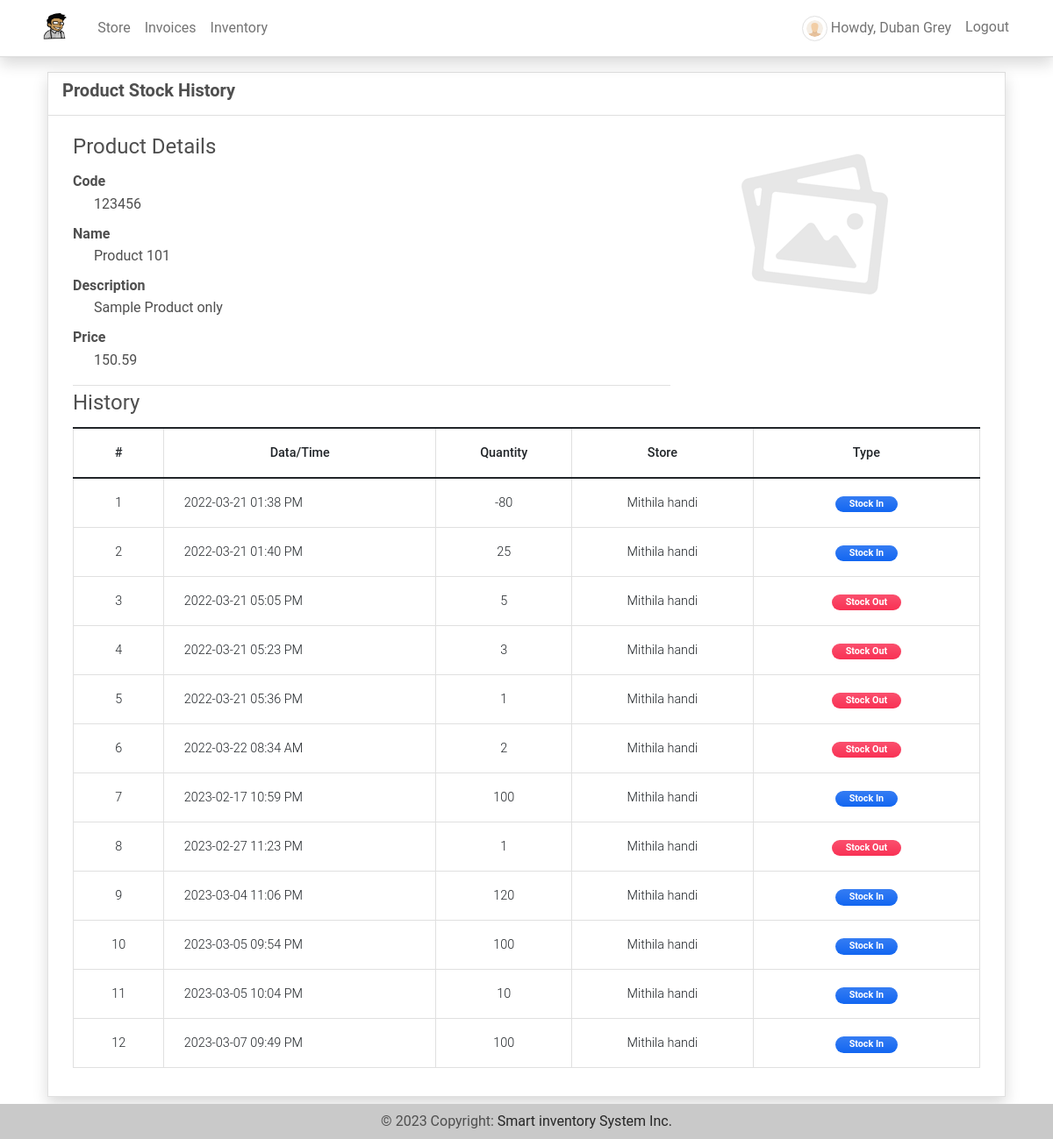
Screenshot of /inventory/1 (signed in) with the database file from the repository.
### imsApp/models.py (models this page shows, shortened)
class Product(models.Model):
    code=models.CharField(max_length=100,blank=True, null=True)
    name=models.CharField(max_length=250,blank=True, null=True)
    description = models.TextField()
    price = models.FloatField(default=0)
    status = models.CharField(max_length=2, choices=(('1','Active'),('2','Inactive')), default=1)
    image = models.ImageField(upload_to='uploads/products/',default='default_product_image.png',blank=True, null=True)
    date_created = models.DateTimeField(default=timezone.now)
    date_updated = models.DateTimeField(auto_now=True)
    def __str__(self):
        return self.code + ' - ' + self.name

class Stock(models.Model):
    product = models.ForeignKey(Product, on_delete=models.CASCADE)
    quantity = models.FloatField(default=0)
    store = models.ForeignKey(Store,on_delete=models.CASCADE,default=1)
    type = models.CharField(max_length=2,choices=(('1','Stock-in'),('2','Stock-Out')), default = 1)
    date_created = models.DateTimeField(default=timezone.now)
    date_updated = models.DateTimeField(auto_now=True)

class Store(models.Model):
    name = models.CharField(max_length=250)
    address = models.TextField()
    category = models.ForeignKey(Category, on_delete=models.CASCADE)
    products = models.ManyToManyField(Product, through='StoreProduct')
    date_created = models.DateTimeField(default=timezone.now)
    date_updated = models.DateTimeField(auto_now=True)
    owner = models.OneToOneField(User, default=1,on_delete=models.CASCADE ,blank=True, null=True)
    def __str__(self):
        return self.name

### imsApp/views.py (the view)
# urls.py: path('inventory/<int:pk>',views.inv_history,name='inventory-history-page'),
@login_required
def inv_history(request, pk= None):
    context['page_title'] = 'Inventory History'
    if pk is None:
        messages.error(request, "Product ID is not recognized")
        return redirect('inventory-page')
    else:
        if request.user.is_superuser:
            product = Product.objects.get(id = pk)
            stocks = Stock.objects.filter(product = product).all()
            context['product'] = product
            context['stocks'] = stocks
        else:
            product = Product.objects.get(id = pk)
            store = Store.objects.get(owner=request.user)
            stocks = Stock.objects.filter(product = product,store=store ).all()
            context['product'] = product
            context['stocks'] = stocks
            context['isuser'] = True
        return render(request, 'inventory-history.html', context )

### imsApp/templates/inventory-history.html (shortened to what this page needs)
{% extends 'base.html' %} {% load humanize %} {% block pageContent %}
<div class="container pt-3">
    <div class="card card-default border shadow rounded-0">
        <div class="card-header">
            <div class="w-100 d-flex justify-content-between">
                <h5 class="fw-bolder card-title">Product Stock History</h5>
            </div>
        </div>
        <div class="card-body">
            <div class="container-fluid">
                <div class="row">
                    <div class="col-lg-8 col-md-8">
                        <fieldset class="border-bottom">
                            <legend>Product Details</legend>
                            <dl>
                                <dt class="tex-muted">Code</dt>
                                <dd class="ps-4">{{ product.code }}</dd>
                                <dt class="tex-muted">Name</dt>
                                <dd class="ps-4">{{ product.name }}</dd>
                                <dt class="tex-muted">Description</dt>
                                <dd class="ps-4">{{ product.description }}</dd>
                                <dt class="tex-muted">Price</dt>
                                <dd class="ps-4">{{ product.price|intcomma }}</dd>
                            </dl>
                        </fieldset>
                    </div>
                    <div class="col-lg-4 col-md-4">
                        <img class="img img-fluid img-rounded" src="{{ product.image.url }}" alt="{{ product.name }}">
                    </div>
                </div>
                <fieldset>
                    <legend>History</legend>
                    <table class="table table-bordered" id="stock-tbl">
                        <colgroup>
                            {% if not isuser %}
                            <col width="5%">
                            <col width="20%">
                            <col width="10%">
                            <col width="20%">
                            <col width="15%">
                            <col width="20%">
                            {% else %}
                            <col width="10%">
                            <col width="30%">
                            <col width="15%">
                            <col width="20%">
                            <col width="25%">
                            {% endif %}
                        </colgroup>
                        <thead>
                            <th class="text-center">#</th>
                            <th class="text-center">Data/Time</th>
                            <th class="text-center">Quantity</th>
                            <th class="text-center">Store</th>
                            <th class="text-center">Type</th>
                        </thead>
                        <tbody>
                            {% for stock in stocks %}
                            <tr>
                                <td class="text-center">{{ forloop.counter }}</td>
                                <td class="">{{ stock.date_created|date:"Y-m-d h:i A" }}</td>
                                <td class="text-center">{{ stock.quantity|floatformat:0|intcomma }}</td>
                                <td class="text-center">{{ stock.store }}</td>
                                <td class="text-center">
                                    {% if stock.type == '1' %}
                                    <span class="badge px-3 rounded-pill bg-primary bg-gradient">Stock In</span> {% else %}
                                    <span class="badge px-3 rounded-pill bg-danger bg-gradient">Stock Out</span> {% endif %}
                                </td>
                            </tr>
                            {% endfor %}
                        </tbody>
                    </table>
                </fieldset>
            </div>
        </div>
    </div>
</div>
{% endblock pageContent %}

### imsApp/templates/topNavigation.html (shortened to what this page needs)
{% load static %}
<header>
    <nav class="navbar navbar-expand-lg navbar-light bg-white fixed-top shadow border-bottom">
        <div class="container">
            <a class="navbar-brand" target="_blank" href="{% url 'home-page' %}">
                <img src="{{ MEDIA_URL }}/default/smartInv.jpg" height="16" alt="{{ MEDIA_URL }}" loading="lazy" style="margin-top: -3px;" />
            </a>
            <div class="collapse navbar-collapse" id="navbarExample01">
                <ul class="navbar-nav me-auto mb-2 mb-lg-0" id="topNav">
                    {% if user.id and user.is_superuser %}
                    <li class="nav-item">
                        <a class="nav-link" aria-current="page" href="{% url 'home-page' %}">Home</a>
                    </li>
                    <li class="nav-item">
                        <a class="nav-link" aria-current="page" href="{% url 'store-page' %}">Store</a>
                    </li>
                    <li class="nav-item">
                        <a class="nav-link" aria-current="page" href="{% url 'category-page' %}">Categories</a>
                    </li>
                    <li class="nav-item">
                        <a class="nav-link" aria-current="page" href="{% url 'product-page' %}">Products</a>
                    </li>
                    <li class="nav-item">
                        <a class="nav-link" aria-current="page" href="{% url 'inventory-page' %}">Inventory</a>
                    </li>
                    <li class="nav-item">
                        <a class="nav-link" aria-current="page" href="{% url 'sales-page' %}">Sales</a>
                    </li>
                    <li class="nav-item">
                        <a class="nav-link" aria-current="page" href="{% url 'invoice-page' %}">Invoices</a>
                    </li>
                    {% elif unassigned %}
                    <li class="home">
                        <a class="nav-link" aria-current="page" href="{% url 'home-page' %}">Home</a>
                    </li>
                    {% elif user.id and not user.is_superuser %}
                    <li class="nav-item">
                        <a class="nav-link" aria-current="page" href="{% url 'store-detail-i' %}">Store</a>
                    </li>
                    <li class="nav-item">
                        <a class="nav-link" aria-current="page" href="{% url 'invoice-own' %}">Invoices</a>
                    </li>
                    <li class="nav-item">
                        <a class="nav-link" aria-current="page" href="{% url 'inventory-page' %}">Inventory</a>
                    </li>
                    {% endif %}
                </ul>
                <ul class="navbar-nav d-flex flex-row">
                    {% if user.id %} {% if user.profile.user_type == 1 %} {% endif %}
                    <li class="nav-item me-3 me-lg-0">
                        <a class="nav-link" href="{% url 'profile' %}">
                            <span class="me-1"><img src="{{ MEDIA_URL }}/default/default-avatar.png" alt="User Avatar" id="user-avatar" class="img-thumbnail rounded-circle"></span>Howdy, {{ user.first_name }} {{user.last_name}}
                        </a>
                    </li>
                    <li class="nav-item me-3 me-lg-0">
                        <a class="nav-link" href="{% url 'logout' %}">Logout</a>
                    </li>
                    {% endif %}
                </ul>
            </div>
        </div>
    </nav>
</header>

### static/assets/default/css/style.css (style rules this page uses)
html, body { height: 100%; width: 100%; max-height: 100%; overflow: auto; display: flex; flex-direction: column; }
body>header { flex-shrink: auto; }
#user-avatar { width: 1.8rem; height: 1.8rem; object-fit: scale-down; object-position: center center; }
.navbar-brand>img { height: 2em; }

### rows the page displays
Product: code "123456", name "Product 101", description "Sample Product only", price "150.59", image (placeholder picture)
Stock: date_created "2022-03-21 01:38 PM", quantity "-80", store "Mithila handi", type "Stock In"
Stock: date_created "2022-03-21 01:40 PM", quantity "25", store "Mithila handi", type "Stock In"
Stock: date_created "2022-03-21 05:05 PM", quantity "5", store "Mithila handi", type "Stock Out"
Stock: date_created "2022-03-21 05:23 PM", quantity "3", store "Mithila handi", type "Stock Out"
Stock: date_created "2022-03-21 05:36 PM", quantity "1", store "Mithila handi", type "Stock Out"
Stock: date_created "2022-03-22 08:34 AM", quantity "2", store "Mithila handi", type "Stock Out"
Stock: date_created "2023-02-17 10:59 PM", quantity "100", store "Mithila handi", type "Stock In"
Stock: date_created "2023-02-27 11:23 PM", quantity "1", store "Mithila handi", type "Stock Out"
Stock: date_created "2023-03-04 11:06 PM", quantity "120", store "Mithila handi", type "Stock In"
Stock: date_created "2023-03-05 09:54 PM", quantity "100", store "Mithila handi", type "Stock In"
Stock: date_created "2023-03-05 10:04 PM", quantity "10", store "Mithila handi", type "Stock In"
Stock: date_created "2023-03-07 09:49 PM", quantity "100", store "Mithila handi", type "Stock In"

### other values shown
{{ user.first_name }} "Duban"
{{ user.last_name }} "Grey"
